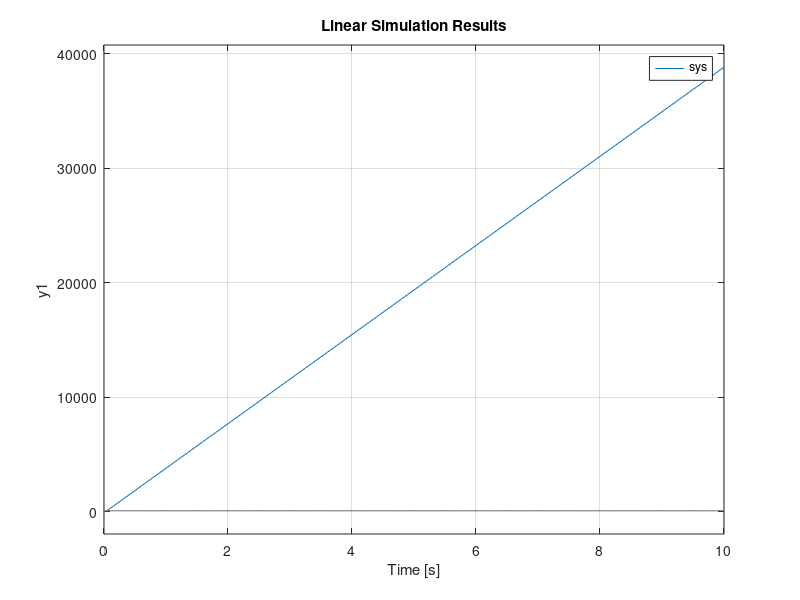

The MATLAB source for this figure:
%% Initialize the system constants
J = 3E-6; % kg*m^2
b = 3.5E-6; % N*s/m
K = 0.025; % V/rad/sec
R = 5; % Ohm
L = 3E-6; % H
V = 100; % V

%% Set up state space matrices
A = [0 1 0; 0 -b/J K/J; 0 -K/L -R/L];
B = [0; 0; 1/L];
C = [1 0 0];
D = [0];

%% Set up state space equations
sys = ss(A, B, C, D);

%% Simulate the model
t = [0 : 0.05 : 10];
u = V * ones(size(t));
lsim(sys, u, t)